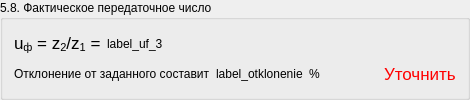
        <widget class="QGroupBox" name="groupBox_52">
         <property name="title">
          <string>5.8. Фактическое передаточное число</string>
         </property>
         <layout class="QGridLayout" name="gridLayout_106">
          <item row="1" column="5">
           <spacer name="horizontalSpacer_179">
            <property name="orientation">
             <enum>Qt::Horizontal</enum>
            </property>
            <property name="sizeHint" stdset="0">
             <size>
              <width>40</width>
              <height>20</height>
             </size>
            </property>
           </spacer>
          </item>
          <item row="0" column="0" colspan="6">
           <widget class="QFrame" name="frame_92">
            <property name="frameShape">
             <enum>QFrame::NoFrame</enum>
            </property>
            <property name="frameShadow">
             <enum>QFrame::Raised</enum>
            </property>
            <layout class="QGridLayout" name="gridLayout_172">
             <property name="margin">
              <number>0</number>
             </property>
             <item row="0" column="0">
              <widget class="QLabel" name="label_617">
               <property name="text">
                <string>&lt;!DOCTYPE HTML PUBLIC &quot;-//W3C//DTD HTML 4.0//EN&quot; &quot;http://www.w3.org/TR/REC-html40/strict.dtd&quot;&gt;
&lt;html&gt;&lt;head&gt;&lt;meta name=&quot;qrichtext&quot; content=&quot;1&quot; /&gt;&lt;style type=&quot;text/css&quot;&gt;
p, li { white-space: pre-wrap; }
&lt;/style&gt;&lt;/head&gt;&lt;body style=&quot; font-family:'Lucida Grande'; font-size:13pt; font-weight:400; font-style:normal;&quot;&gt;
&lt;p style=&quot; margin-top:0px; margin-bottom:0px; margin-left:0px; margin-right:0px; -qt-block-indent:0; text-indent:0px;&quot;&gt;u&lt;span style=&quot; vertical-align:sub;&quot;&gt;ф&lt;/span&gt; = z&lt;span style=&quot; vertical-align:sub;&quot;&gt;2&lt;/span&gt;/z&lt;span style=&quot; vertical-align:sub;&quot;&gt;1&lt;/span&gt; =&lt;/p&gt;&lt;/body&gt;&lt;/html&gt;</string>
               </property>
              </widget>
             </item>
             <item row="0" column="1">
              <widget class="QLabel" name="label_uf_4">
               <property name="text">
                <string>label_uf_3</string>
               </property>
              </widget>
             </item>
             <item row="0" column="2">
              <spacer name="horizontalSpacer_180">
               <property name="orientation">
                <enum>Qt::Horizontal</enum>
               </property>
               <property name="sizeHint" stdset="0">
                <size>
                 <width>40</width>
                 <height>20</height>
                </size>
               </property>
              </spacer>
             </item>
            </layout>
           </widget>
          </item>
          <item row="1" column="0">
           <widget class="QLabel" name="label_618">
            <property name="text">
             <string>Отклонение от заданного составит</string>
            </property>
           </widget>
          </item>
          <item row="1" column="2">
           <widget class="QLabel" name="label_619">
            <property name="text">
             <string>%</string>
            </property>
           </widget>
          </item>
          <item row="1" column="1">
           <widget class="QLabel" name="label_otklonenie_2">
            <property name="text">
             <string>label_otklonenie</string>
            </property>
           </widget>
          </item>
          <item row="1" column="6">
           <widget class="QLabel" name="label_checkUf_2">
            <property name="text">
             <string>&lt;!DOCTYPE HTML PUBLIC &quot;-//W3C//DTD HTML 4.0//EN&quot; &quot;http://www.w3.org/TR/REC-html40/strict.dtd&quot;&gt;
&lt;html&gt;&lt;head&gt;&lt;meta name=&quot;qrichtext&quot; content=&quot;1&quot; /&gt;&lt;style type=&quot;text/css&quot;&gt;
p, li { white-space: pre-wrap; }
&lt;/style&gt;&lt;/head&gt;&lt;body style=&quot; font-family:'Lucida Grande'; font-size:13pt; font-weight:400; font-style:normal;&quot;&gt;
&lt;p style=&quot; margin-top:0px; margin-bottom:0px; margin-left:0px; margin-right:0px; -qt-block-indent:0; text-indent:0px;&quot;&gt;&lt;span style=&quot; color:#ff0000;&quot;&gt;Уточнить&lt;/span&gt;&lt;/p&gt;&lt;/body&gt;&lt;/html&gt;</string>
            </property>
           </widget>
          </item>
         </layout>
        </widget>
